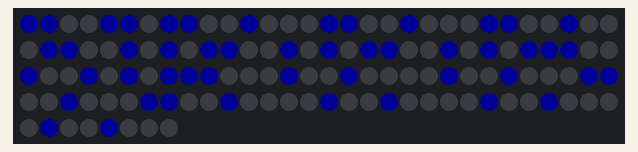
This program was run on a simulated CircuitPython board. On the bench: 128 RGB LEDs in strip order, left to right, continuing on the next row. Dim RGB values are drawn brighter than linear.

Above: at 0.46 s.
At 1.08 s:
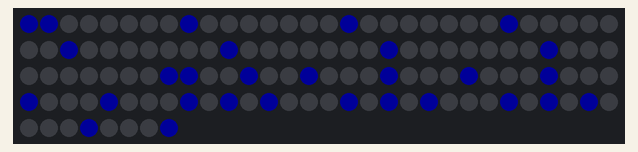
At 1.7 s:
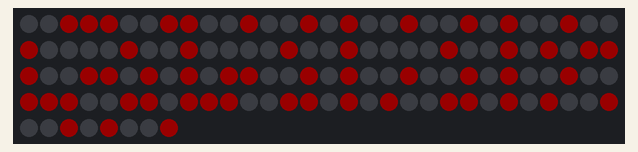
At 2.94 s:
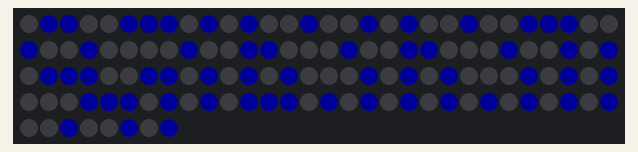
At 4.18 s:
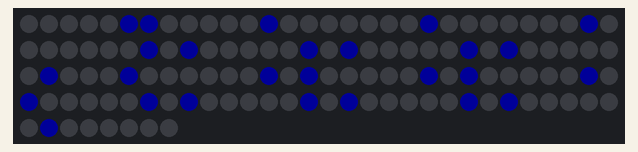
At 5.73 s:
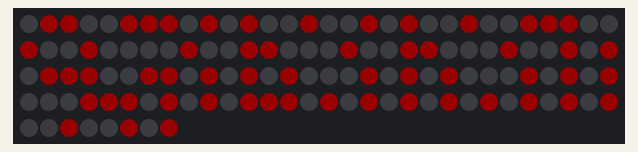

The program:

main.py
```python
import globalvariables

import time
import board
import neopixel

pixpin = board.A3
numpix = 128


strip = neopixel.NeoPixel(pixpin, numpix, brightness=0.1, auto_write=False)


def lookupColor(color,i):
    if color == 10:
        strip[i] = (0,0,0)
    # orange
    elif color == 11:
        strip[i] = (255,179,0)
    # yellow
    elif color == 12:
        strip[i] = (255,255,0)
    # green
    elif color == 13:
        strip[i] = (0,255,0)
    # blue
    elif color == 14:
        strip[i] = (0,0,255)
    # violet
    elif color == 15:
        strip[i] = (62,0,105)
    # red
    elif color == 17:
        strip[i] = (255,0,0)


# ----------------------------------------------------------------------------------------------------
# START DO NOT MODIFY THE CODE BETWEEN THE ---
# ----------------------------------------------------------------------------------------------------


def showMessageR(nextMessage,duration,myMessage,startingPoint):
    # start - show Message
    if globalvariables.myStart == 0:
        globalvariables.myStart = 1
        globalvariables.countToMaxLength = startingPoint


    i = 0
    for r in range(0,8):
        for c in range(globalvariables.countToMaxLength,globalvariables.countToMaxLength+8):
            temp = c % len(myMessage[0])
            color = myMessage[r][temp]
            lookupColor(color,i)
            i += 1

    for r in range(0,8):
        for c in range(globalvariables.countToMaxLength+8,globalvariables.countToMaxLength+16):
            temp = c % len(myMessage[0])
            color = myMessage[r][temp]
            lookupColor(color,i)
            i += 1

    strip.write()

    globalvariables.countToMaxLength -= 1
    globalvariables.durationCounter += 1
    if globalvariables.durationCounter > duration:
        globalvariables.countToMaxLength = 0
        globalvariables.myStart = 0
        globalvariables.durationCounter = 0
        globalvariables.messageID = nextMessage


# ----------------------------------------------------------------------------------------------------
# END DO NOT MODIFY THE CODE BETWEEN THE ---
# ----------------------------------------------------------------------------------------------------


while True:
    if globalvariables.messageID == 1:
        # Call function - showMessage(nextMessageID, messageDuration, message, start)
        showMessageR(2,26,globalvariables.message1,0)


    elif globalvariables.messageID == 2:
        # Call function - showMessage(nextMessageID, messageDuration, message, start)
        showMessageR(1,26,globalvariables.message2,0)
```

Source omitted: balvariables.py (data table, 2185 bytes)

Measured:
- by itself, everything shown: repeats every 5.6 s, in 18 steps
